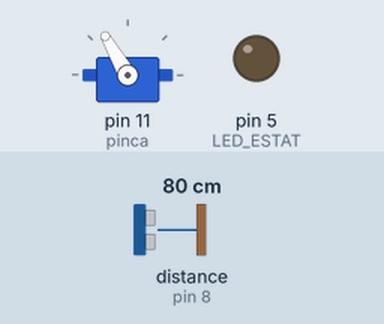
A sketch run on a simulated Arduino Uno, built with avr-gcc and run on an emulated ATmega328P. Parts: servo, output pins drawn as LEDs (lit = HIGH). Wiring (inferred from the names in the program): ultrasonic range finder: trigger pin 7; echo pin 8. The inputs (shaded band) are chosen by the test bench; at power-on: distance to the obstacle (sensor on pin 8) 80 cm. The echo pulse lasts 58.3 µs per cm; pins used as bus, display or sensor lines are not drawn.

Above: at 1.2 s.
1.3 s: distance to the obstacle (sensor on pin 8) set to 8 cm
2.8 s: distance to the obstacle (sensor on pin 8) set to 5 cm
At 3.6 s:
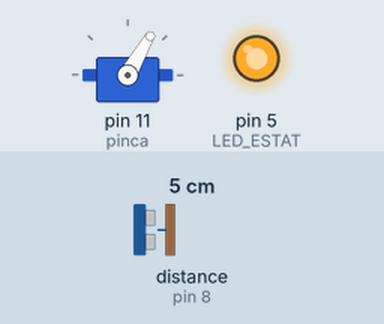
4.3 s: distance to the obstacle (sensor on pin 8) set to 9 cm
5.8 s: distance to the obstacle (sensor on pin 8) set to 12 cm
At 6.6 s:
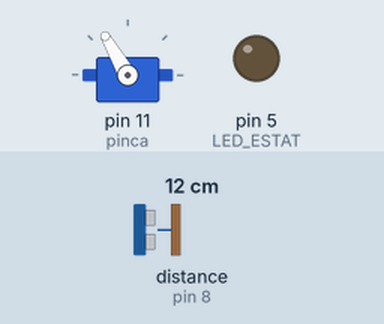
7.3 s: distance to the obstacle (sensor on pin 8) set to 2 cm
At 7.6 s:
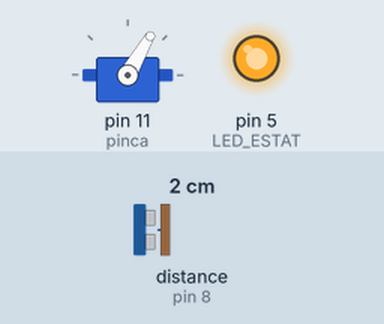
Timing chart, 0 to 9.8 s (numbered marks = the images above; inputs shaded):
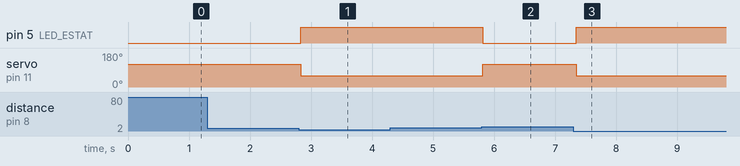

The sketch:

minim.ino
```cpp
/*
  Solucionari Repte SA6-A · Pinca automatica amb LED d'estat (MINIM)
  Histeresi: la pinca es tanca a menys de TANCA_CM i nomes s'obre a mes
  d'OBRE_CM. Un LED indica quan la pinca te una peca agafada.
  Circuit: servo pinca=11 (piles + GND comu); ultrasons TRIG=7, ECHO=8;
           LED (220 ohm) al D5.
*/

#include <Servo.h>

const int TRIG = 7, ECHO = 8;
const int LED_ESTAT = 5;
const int TANCA_CM = 6, OBRE_CM = 10;
const int PINCA_TANCADA = 60, PINCA_OBERTA = 120;

Servo pinca;
bool pincaTancada = false;

float mesuraDistancia() {
  digitalWrite(TRIG, LOW);
  delayMicroseconds(2);
  digitalWrite(TRIG, HIGH);
  delayMicroseconds(10);
  digitalWrite(TRIG, LOW);
  long temps = pulseIn(ECHO, HIGH, 30000);
  if (temps == 0) return 400;
  return temps * 0.034 / 2.0;
}

void setup() {
  pinMode(TRIG, OUTPUT);
  pinMode(ECHO, INPUT);
  pinMode(LED_ESTAT, OUTPUT);
  pinca.write(PINCA_OBERTA);
  pinca.attach(11);
}

void loop() {
  float d = mesuraDistancia();
  if (!pincaTancada && d < TANCA_CM) {
    pincaTancada = true;
    pinca.write(PINCA_TANCADA);
  } else if (pincaTancada && d > OBRE_CM) {
    pincaTancada = false;
    pinca.write(PINCA_OBERTA);
  }
  digitalWrite(LED_ESTAT, pincaTancada);   // el LED surt de l'estat
  delay(60);
}
```

Measured:
- the behaviour switches between 7 and 6 cm on distance to the obstacle (sensor on pin 8) (found by bisection; images 0 and 1)
- the behaviour switches between 10 and 11 cm on distance to the obstacle (sensor on pin 8) (found by bisection; images 1 and 2)
- after the input at 1.3 s, every drawn part: stays the same
- after the input at 2.8 s, pin 5 (LED_ESTAT): LOW → HIGH at once; servo on pin 11 (pinca): 120° → 60° at once
- after the input at 4.3 s, every drawn part: stays the same
- after the input at 5.8 s, pin 5 (LED_ESTAT): HIGH → LOW at once; servo on pin 11 (pinca): 60° → 120° at once
- after the input at 7.3 s, pin 5 (LED_ESTAT): LOW → HIGH at once; servo on pin 11 (pinca): 120° → 60° at once
